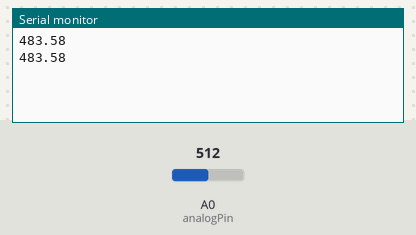
Simulated run of this sketch. Board: Arduino Uno, built with avr-gcc and run on an emulated ATmega328P. On the bench: the last lines printed to the serial monitor. The test bench sets the inputs (shaded band); at power-on: A0 (analogPin) = 512.

Above: at 1.8 s.
1.9 s: A0 (analogPin) set to 716
At 2.8 s:
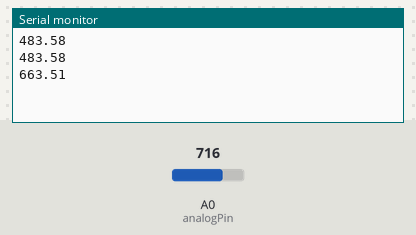
3.4 s: A0 (analogPin) set to 900
At 4.6 s:
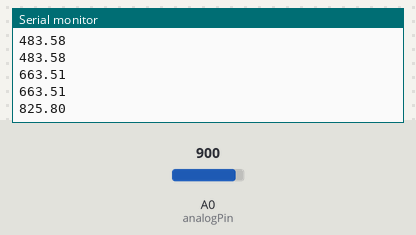
Timing chart, 0 to 6.4 s (numbered marks = the images above; inputs shaded):
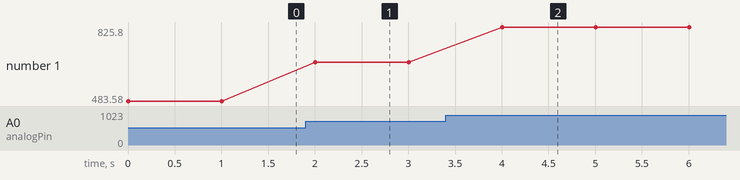

The sketch:

Coffee_Temp_only.ino
```cpp
int analogPin = 0;
int readValue = 0;
float temperature = 0;
float temperatureF = 0;

void setup() {
Serial.begin(9600);
}

void loop() {
readValue = analogRead(analogPin);
//Serial.println(readValue);
temperature = (readValue * 0.0049);
temperature = temperature * 100;
temperatureF = (temperature * 1.8) + 32;
Serial.print(temperatureF);
Serial.println();
delay(1000);
}
```

Measured:
- after the input at 1.9 s, the serial monitor: prints a new line after 0.10 s (image 1)
- after the input at 3.4 s, the serial monitor: prints a new line after 0.60 s (image 2)
- plotted number 1: 483.58 → 663.51 after the input at 1.9 s, 663.51 → 825.8 after the input at 3.4 s
